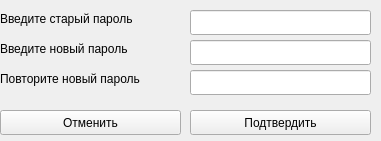
   <widget class="QWidget" name="widget_5" native="true">
    <property name="geometry">
     <rect>
      <x>300</x>
      <y>280</y>
      <width>381</width>
      <height>141</height>
     </rect>
    </property>
    <property name="autoFillBackground">
     <bool>true</bool>
    </property>
    <widget class="QPushButton" name="pushButton_18">
     <property name="geometry">
      <rect>
       <x>0</x>
       <y>110</y>
       <width>181</width>
       <height>25</height>
      </rect>
     </property>
     <property name="cursor">
      <cursorShape>PointingHandCursor</cursorShape>
     </property>
     <property name="text">
      <string>Отменить</string>
     </property>
    </widget>
    <widget class="QLabel" name="label_42">
     <property name="geometry">
      <rect>
       <x>0</x>
       <y>40</y>
       <width>171</width>
       <height>17</height>
      </rect>
     </property>
     <property name="text">
      <string>Введите новый пароль</string>
     </property>
    </widget>
    <widget class="QLabel" name="label_43">
     <property name="geometry">
      <rect>
       <x>0</x>
       <y>70</y>
       <width>191</width>
       <height>17</height>
      </rect>
     </property>
     <property name="text">
      <string>Повторите новый пароль</string>
     </property>
    </widget>
    <widget class="QLineEdit" name="lineEdit_16">
     <property name="geometry">
      <rect>
       <x>190</x>
       <y>10</y>
       <width>181</width>
       <height>25</height>
      </rect>
     </property>
    </widget>
    <widget class="QLabel" name="label_44">
     <property name="geometry">
      <rect>
       <x>0</x>
       <y>10</y>
       <width>181</width>
       <height>17</height>
      </rect>
     </property>
     <property name="text">
      <string>Введите старый пароль</string>
     </property>
    </widget>
    <widget class="QLineEdit" name="lineEdit_17">
     <property name="geometry">
      <rect>
       <x>190</x>
       <y>70</y>
       <width>181</width>
       <height>25</height>
      </rect>
     </property>
    </widget>
    <widget class="QLineEdit" name="lineEdit_18">
     <property name="geometry">
      <rect>
       <x>190</x>
       <y>40</y>
       <width>181</width>
       <height>25</height>
      </rect>
     </property>
    </widget>
    <widget class="QPushButton" name="pushButton_19">
     <property name="geometry">
      <rect>
       <x>190</x>
       <y>110</y>
       <width>181</width>
       <height>25</height>
      </rect>
     </property>
     <property name="cursor">
      <cursorShape>PointingHandCursor</cursorShape>
     </property>
     <property name="text">
      <string>Подтвердить</string>
     </property>
    </widget>
   </widget>
